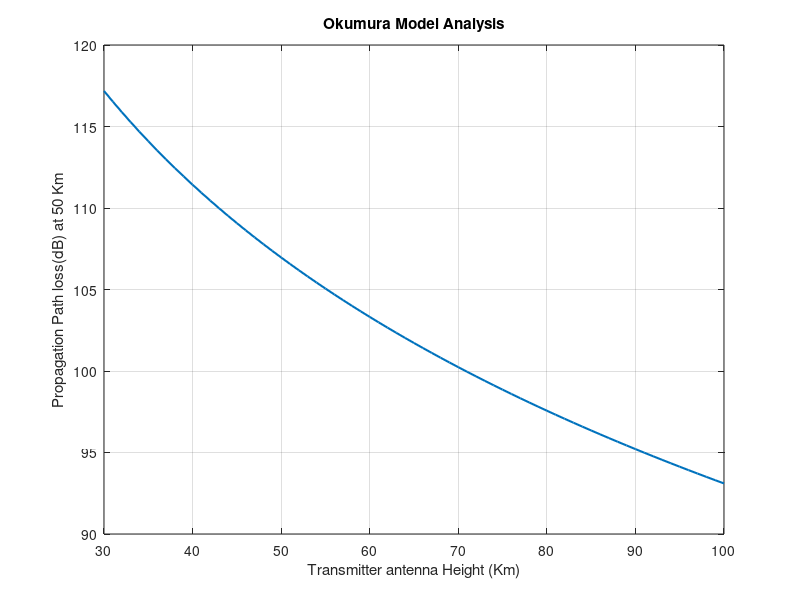

This figure's MATLAB source:
% % % % % % % % % % % % % % % % % % Code for Simulation Of OKUMURA Model
% % % % % % % % % % % % % % % % % % % % % Code By:- Debaraj Rana

% % % % % % % % % % % % % % % % % % % % % mail- debaraj.rana@ymail.com
% % % % % % % % % % % % % % % % % % % % % Dept. Of Electronics & Telecom. Engg
% % % % % % % % % % % % % % % % % % % % % VSSUT, Burla,ORISSA


clc;
clear all;
close all;

Hte=30:1:100;    % Base Station Antenna Height 
Hre=input('Enter the receiver antenna height 3m<hre<10m : ');          % Mobile Antenna Height
d =input('Enter distance from base station 1Km<d<100Km : ');         % Distance 30 Km
f=input('Enter the frequency 150Mhz<f<1920Mhz : ');
c=3*10^8;
lamda=(c)/(f*10^6);
Lf = 10*log((lamda^2)/((4*pi)^2)*d^2); %   Free Space Propagation Loss
Amu = 35;       % Median Attenuation Relative to Free Space (900 MHz and 30 Km)
Garea = 9;      % Gain due to the Type of Environment (Suburban Area)
Ghte = 20*log(Hte/200); % Base Station Antenna Height Gain Factor
if(Hre>3)
Ghre = 20*log(Hre/3);
else
Ghre = 10*log(Hre/3);
end
%Propagation Path Loss
L50 = Lf+Amu-Ghte-Ghre-Garea;
display('Propagation pathloss is : ');
disp(L50);

plot(Hte,L50,'LineWidth',1.5);
title('Okumura Model Analysis');
xlabel('Transmitter antenna Height (Km)');
ylabel('Propagation Path loss(dB) at 50 Km');
grid on;